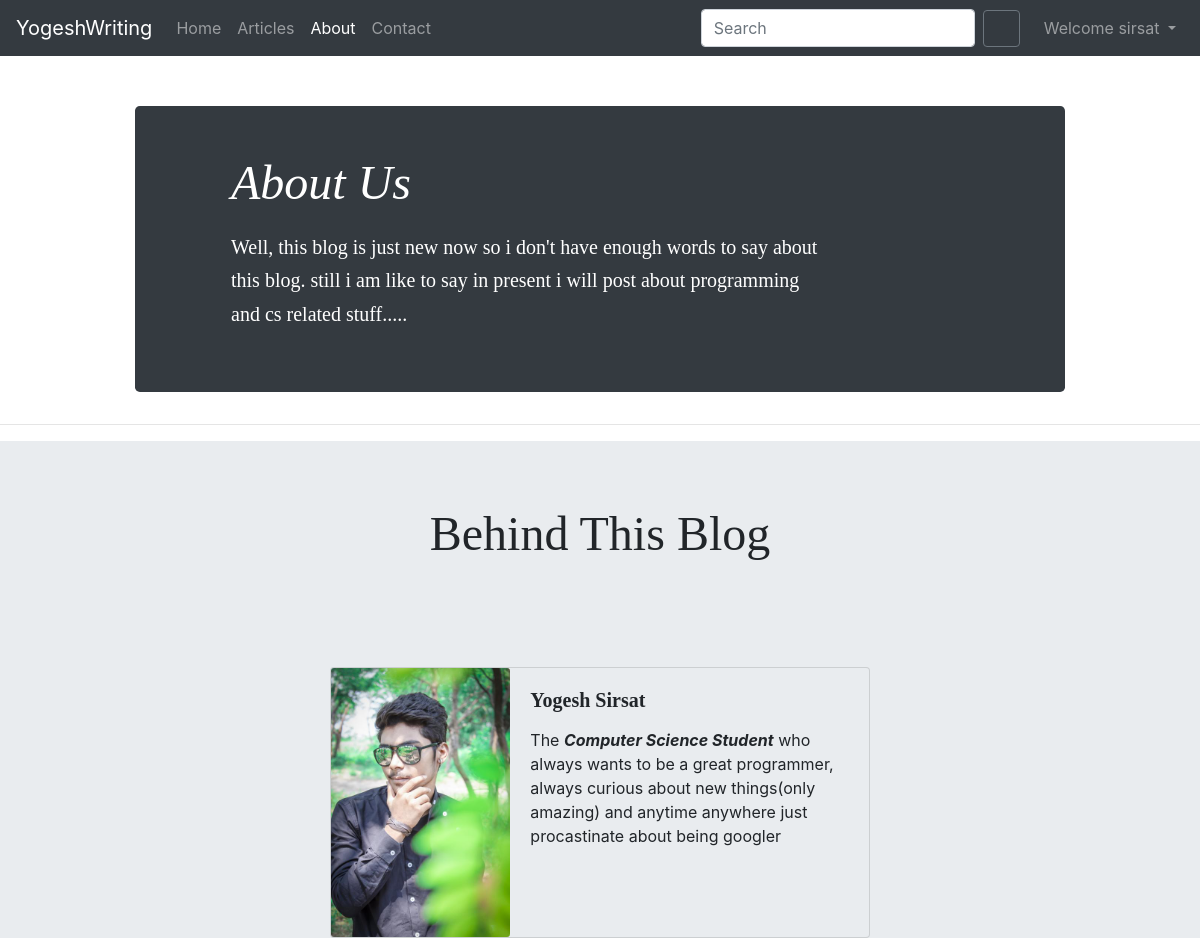
Page /about (signed in) on the committed database.
### Dope_blog/models.py (models this page shows, shortened)
class About(models.Model):
    about_text = RichTextUploadingField(max_length=5000, null=True)
    about_me = RichTextUploadingField(max_length=500, null=True , config_name='simple')
    my_pic = models.ImageField(upload_to='blog/aboutme/', default='avatar.png', null=True, blank=True)

### Dope_blog/views.py (the view)
# urls.py: path('about', views.about, name='about'),
def about(request):
    about = About.objects.get(id=1)
    return render(request, 'Dope_blog/about.html',{'about':about})

### templates/Dope_blog/about.html (shortened to what this page needs)
{% extends 'Dope_blog/base.html' %}
{% load static %}
{% block stylesheet %}
<link href="{% static 'Dope_blog/css/post.css' %}" rel="stylesheet">
{% endblock %}
{% block aboutactive %} active {% endblock aboutactive %}
{% block body %}
<div class="container">
<div class="jumbotron p-4 p-md-5 text-white bg-dark" style="margin-top: 50px;">
    <div class="col-md-10 px-5">
      <h1 class="display-4 font-italic">About Us</h1>
      <p class="lead my-3">{{about.about_text|safe}}</p>
    </div>
  </div>
</div>
<hr class="mt-4">
<div style="background-color:#e9ecef;">
  	<div class="jumbotron jumbotron-fluid" style="text-align: center;">
  <div class="container">
    <h1 class="display-4" >Behind This Blog</h1>
  </div>
</div>
  <div class="card mx-auto" style="background-color:#e9ecef;max-width: 540px;">
  <div class="row no-gutters">
    <div class="col-md-4">
      <img src="media/{{about.my_pic}}" class="card-img" alt="...">
    </div>
    <div class="col-md-8" >
      <div class="card-body">
        <h5 class="card-title"><strong>Yogesh Sirsat</strong></h5>
        <p class="card-text">{{about.about_me|safe}}</p>
      </div>
    </div>
  </div>
</div>
</div>
{% endblock body %}

### templates/Dope_blog/base.html (shortened to what this page needs)
{% load static %}
{% load social_share %}
{% load form_tags widget_tweaks %}
{% load widget_tweaks %}
{% load crispy_forms_tags %}
<!doctype html>
<html lang="en">
<head>
</head>
<link rel="stylesheet" href="{% static '/Dope_blog/css/bootstrap.min.css' %}">
<link href="{% static '/Dope_blog/css/formvalidation.css' %}" rel="stylesheet">
{% block stylesheet %}{% endblock %}
<nav class="navbar navbar-expand-md navbar-dark {% block navbarclass %}{% endblock %} bg-dark">
    <a class="navbar-brand" href="/">YogeshWriting</a>
    <div class="collapse navbar-collapse" id="navbarCollapse">
        <ul class="navbar-nav mr-auto">
            <li class="nav-item {% block homeactive %} {% endblock homeactive %}">
                <a class="nav-link" href="/">Home</a>
            </li>
            <li class="nav-item {% block articleactive %} {% endblock articleactive %}">
                <a class="nav-link" href="/articles/all">Articles</a>
            </li>
            <li class="nav-item {% block aboutactive %} {% endblock aboutactive %}">
                <a class="nav-link" href="/about">About</a>
            </li>
            <li class="nav-item {% block contactactive %} {% endblock contactactive %}">
                <a class="nav-link" href="/contact">Contact</a>
            </li>
        </ul>
        <form method="get" action="/search" class="form-inline mt-2 mt-md-0 mr-3">{% csrf_token %}
            <input class="form-control mr-sm-2" type="text" name="query" placeholder="Search" aria-label="Search" required>
            <button type="submit" class="btn btn-outline-secondary" style="height:37px;width:37px"></button>
        </form>
        {% if user.is_authenticated %}
        <div class="btn-group">
             <ul class="navbar-nav">
            <li class="nav-item {% block accountactive %} {% endblock accountactive %}">
            <a  class="nav-link dropdown-toggle" data-toggle="dropdown" aria-haspopup="true" aria-expanded="false" >
                Welcome {{request.user}}
            </a>
             </li>
              </ul>
        </div>
        {% endif %}
    </div>
</nav>
{% block body %}{% endblock body %}
</html>

### static/Dope_blog/css/formvalidation.css (style rules this page uses)
.container { max-width: 960px; }

### static/Dope_blog/css/post.css (style rules this page uses)
h1, h2, h3, h4, h5, h6 { font-family: "Playfair Display", Georgia, "Times New Roman", serif; }
.display-4 { font-size: 2.5rem; }
@media (min-width: 768px) { .display-4 { font-size: 3rem; } }

### rows in the picture
About: about_text "Well, this blog is just new now so i don't have enough words to say about this blog. still i am like to say in present i will post about programming and cs related stuff.....", my_pic (picture), about_me "The Computer Science Student who always wants to be a great programmer, always curious about new things(only amazing) and anytime anywhere just procastinate about being googler"

### other values in the picture
{{ request.user }} "sirsat"
